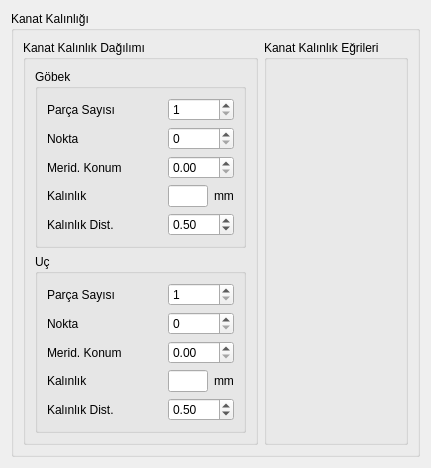
     <widget class="QWidget" name="page">
      <layout class="QGridLayout" name="gridLayout_10">
       <item row="0" column="0">
        <widget class="QGroupBox" name="groupBox_9">
         <property name="title">
          <string>Kanat Kalınlığı</string>
         </property>
         <layout class="QGridLayout" name="gridLayout_9">
          <item row="0" column="0">
           <widget class="QGroupBox" name="groupBox_thickness">
            <property name="sizePolicy">
             <sizepolicy hsizetype="Maximum" vsizetype="Preferred">
              <horstretch>0</horstretch>
              <verstretch>0</verstretch>
             </sizepolicy>
            </property>
            <property name="title">
             <string>Kanat Kalınlık Dağılımı</string>
            </property>
            <layout class="QVBoxLayout" name="verticalLayout_4">
             <item>
              <widget class="QGroupBox" name="groupBox_hub">
               <property name="title">
                <string>Göbek</string>
               </property>
               <layout class="QGridLayout" name="gridLayout_15">
                <item row="2" column="0">
                 <widget class="QLabel" name="label_35">
                  <property name="text">
                   <string>Merid. Konum</string>
                  </property>
                 </widget>
                </item>
                <item row="0" column="0">
                 <widget class="QLabel" name="label_11">
                  <property name="text">
                   <string>Parça Sayısı</string>
                  </property>
                 </widget>
                </item>
                <item row="3" column="0">
                 <widget class="QLabel" name="label_40">
                  <property name="text">
                   <string>Kalınlık</string>
                  </property>
                 </widget>
                </item>
                <item row="1" column="0">
                 <widget class="QLabel" name="label_13">
                  <property name="text">
                   <string>Nokta</string>
                  </property>
                 </widget>
                </item>
                <item row="4" column="0">
                 <widget class="QLabel" name="label_31">
                  <property name="text">
                   <string>Kalınlık Dist.</string>
                  </property>
                 </widget>
                </item>
                <item row="0" column="1" rowspan="5">
                 <spacer name="horizontalSpacer_5">
                  <property name="orientation">
                   <enum>Qt::Horizontal</enum>
                  </property>
                  <property name="sizeHint" stdset="0">
                   <size>
                    <width>40</width>
                    <height>20</height>
                   </size>
                  </property>
                 </spacer>
                </item>
                <item row="4" column="2" colspan="2">
                 <widget class="QDoubleSpinBox" name="doubleSpinBox_hub_dist">
                  <property name="maximum">
                   <double>1.000000000000000</double>
                  </property>
                  <property name="singleStep">
                   <double>0.010000000000000</double>
                  </property>
                  <property name="value">
                   <double>0.500000000000000</double>
                  </property>
                 </widget>
                </item>
                <item row="3" column="3">
                 <widget class="QLabel" name="label_42">
                  <property name="text">
                   <string>mm</string>
                  </property>
                 </widget>
                </item>
                <item row="2" column="2" colspan="2">
                 <widget class="QDoubleSpinBox" name="doubleSpinBox_hub_loc">
                  <property name="readOnly">
                   <bool>false</bool>
                  </property>
                  <property name="maximum">
                   <double>1.000000000000000</double>
                  </property>
                  <property name="singleStep">
                   <double>0.010000000000000</double>
                  </property>
                  <property name="value">
                   <double>0.000000000000000</double>
                  </property>
                 </widget>
                </item>
                <item row="3" column="2">
                 <widget class="QLineEdit" name="lineEdit_hub_thickness">
                  <property name="sizePolicy">
                   <sizepolicy hsizetype="Maximum" vsizetype="Fixed">
                    <horstretch>0</horstretch>
                    <verstretch>0</verstretch>
                   </sizepolicy>
                  </property>
                  <property name="maximumSize">
                   <size>
                    <width>40</width>
                    <height>16777215</height>
                   </size>
                  </property>
                 </widget>
                </item>
                <item row="0" column="2" colspan="2">
                 <widget class="QDoubleSpinBox" name="doubleSpinBox_hub_piece">
                  <property name="decimals">
                   <number>0</number>
                  </property>
                  <property name="minimum">
                   <double>1.000000000000000</double>
                  </property>
                  <property name="value">
                   <double>1.000000000000000</double>
                  </property>
                 </widget>
                </item>
                <item row="1" column="2" colspan="2">
                 <widget class="QDoubleSpinBox" name="doubleSpinBox_hub_node">
                  <property name="decimals">
                   <number>0</number>
                  </property>
                  <property name="value">
                   <double>0.000000000000000</double>
                  </property>
                 </widget>
                </item>
               </layout>
              </widget>
             </item>
             <item>
              <widget class="QGroupBox" name="groupBox_tip">
               <property name="title">
                <string>Uç</string>
               </property>
               <layout class="QGridLayout" name="gridLayout_16">
                <item row="1" column="0">
                 <widget class="QLabel" name="label_39">
                  <property name="text">
                   <string>Nokta</string>
                  </property>
                 </widget>
                </item>
                <item row="0" column="1" rowspan="5">
                 <spacer name="horizontalSpacer_10">
                  <property name="orientation">
                   <enum>Qt::Horizontal</enum>
                  </property>
                  <property name="sizeHint" stdset="0">
                   <size>
                    <width>40</width>
                    <height>20</height>
                   </size>
                  </property>
                 </spacer>
                </item>
                <item row="4" column="0">
                 <widget class="QLabel" name="label_41">
                  <property name="text">
                   <string>Kalınlık Dist.</string>
                  </property>
                 </widget>
                </item>
                <item row="3" column="2">
                 <widget class="QLineEdit" name="lineEdit_tip_thickness">
                  <property name="sizePolicy">
                   <sizepolicy hsizetype="Maximum" vsizetype="Fixed">
                    <horstretch>0</horstretch>
                    <verstretch>0</verstretch>
                   </sizepolicy>
                  </property>
                  <property name="maximumSize">
                   <size>
                    <width>40</width>
                    <height>16777215</height>
                   </size>
                  </property>
                 </widget>
                </item>
                <item row="3" column="0">
                 <widget class="QLabel" name="label_36">
                  <property name="text">
                   <string>Kalınlık</string>
                  </property>
                 </widget>
                </item>
                <item row="0" column="0">
                 <widget class="QLabel" name="label_37">
                  <property name="text">
                   <string>Parça Sayısı</string>
                  </property>
                 </widget>
                </item>
                <item row="2" column="0">
                 <widget class="QLabel" name="label_38">
                  <property name="text">
                   <string>Merid. Konum</string>
                  </property>
                 </widget>
                </item>
                <item row="3" column="3">
                 <widget class="QLabel" name="label_43">
                  <property name="text">
                   <string>mm</string>
                  </property>
                 </widget>
                </item>
                <item row="4" column="2" colspan="2">
                 <widget class="QDoubleSpinBox" name="doubleSpinBox_tip_dist">
                  <property name="maximum">
                   <double>1.000000000000000</double>
                  </property>
                  <property name="singleStep">
                   <double>0.010000000000000</double>
                  </property>
                  <property name="value">
                   <double>0.500000000000000</double>
                  </property>
                 </widget>
                </item>
                <item row="2" column="2" colspan="2">
                 <widget class="QDoubleSpinBox" name="doubleSpinBox_tip_loc">
                  <property name="maximum">
                   <double>1.000000000000000</double>
                  </property>
                  <property name="singleStep">
                   <double>0.010000000000000</double>
                  </property>
                  <property name="value">
                   <double>0.000000000000000</double>
                  </property>
                 </widget>
                </item>
                <item row="0" column="2" colspan="2">
                 <widget class="QDoubleSpinBox" name="doubleSpinBox_tip_piece">
                  <property name="decimals">
                   <number>0</number>
                  </property>
                  <property name="minimum">
                   <double>1.000000000000000</double>
                  </property>
                  <property name="value">
                   <double>1.000000000000000</double>
                  </property>
                 </widget>
                </item>
                <item row="1" column="2" colspan="2">
                 <widget class="QDoubleSpinBox" name="doubleSpinBox_tip_node">
                  <property name="decimals">
                   <number>0</number>
                  </property>
                 </widget>
                </item>
               </layout>
              </widget>
             </item>
            </layout>
           </widget>
          </item>
          <item row="0" column="1">
           <widget class="QGroupBox" name="groupBox_10">
            <property name="title">
             <string>Kanat Kalınlık Eğrileri</string>
            </property>
            <layout class="QGridLayout" name="gridLayout_14">
             <item row="0" column="0">
              <widget class="QWidget" name="toolbar_thickness" native="true">
               <property name="sizePolicy">
                <sizepolicy hsizetype="Preferred" vsizetype="Maximum">
                 <horstretch>0</horstretch>
                 <verstretch>0</verstretch>
                </sizepolicy>
               </property>
               <property name="minimumSize">
                <size>
                 <width>0</width>
                 <height>50</height>
                </size>
               </property>
              </widget>
             </item>
             <item row="1" column="0">
              <widget class="QWidget" name="figure_wthickness" native="true">
               <property name="sizePolicy">
                <sizepolicy hsizetype="Minimum" vsizetype="Minimum">
                 <horstretch>0</horstretch>
                 <verstretch>0</verstretch>
                </sizepolicy>
               </property>
              </widget>
             </item>
            </layout>
           </widget>
          </item>
         </layout>
        </widget>
       </item>
      </layout>
     </widget>
